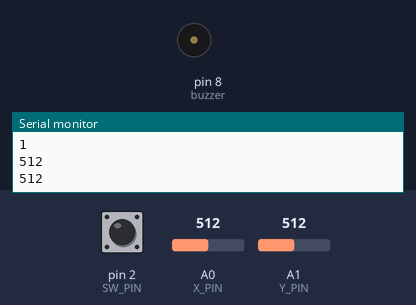
The sketch below on a simulated Arduino Uno, built with avr-gcc and run on an emulated ATmega328P. Shown: buzzer (waves = sounding), the last lines printed to the serial monitor. The test bench sets the inputs (shaded band); at power-on: pin 2 (SW_PIN) HIGH, A0 (X_PIN) = 512, A1 (Y_PIN) = 512.

Above: at 0.5 s.
At 34.16 s:
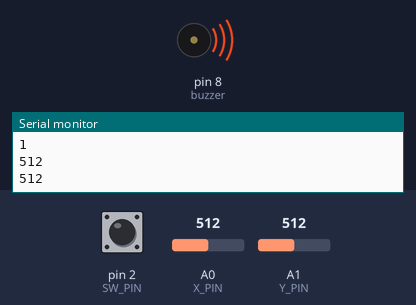
Timing chart, 0 to 34.7 s (numbered marks = the images above):
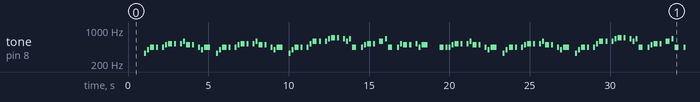

The sketch:

joystick.ino
```cpp
const int X_PIN = 0;
const int Y_PIN = 1;
const int SW_PIN = 2;

const int buzzer = 8;

const float songSpeed = 1.0;

#define NOTE_C4 262
#define NOTE_D4 294
#define NOTE_E4 330
#define NOTE_F4 349
#define NOTE_G4 392
#define NOTE_A4 440
#define NOTE_B4 494
#define NOTE_C5 523
#define NOTE_D5 587
#define NOTE_E5 659
#define NOTE_F5 698
#define NOTE_G5 784
#define NOTE_A5 880
#define NOTE_B5 988


int notes[] = {
    NOTE_E4, NOTE_G4, NOTE_A4, NOTE_A4, 0,
    NOTE_A4, NOTE_B4, NOTE_C5, NOTE_C5, 0,
    NOTE_C5, NOTE_D5, NOTE_B4, NOTE_B4, 0,
    NOTE_A4, NOTE_G4, NOTE_A4, 0,

    NOTE_E4, NOTE_G4, NOTE_A4, NOTE_A4, 0,
    NOTE_A4, NOTE_B4, NOTE_C5, NOTE_C5, 0,
    NOTE_C5, NOTE_D5, NOTE_B4, NOTE_B4, 0,
    NOTE_A4, NOTE_G4, NOTE_A4, 0,

    NOTE_E4, NOTE_G4, NOTE_A4, NOTE_A4, 0,
    NOTE_A4, NOTE_C5, NOTE_D5, NOTE_D5, 0,
    NOTE_D5, NOTE_E5, NOTE_F5, NOTE_F5, 0,
    NOTE_E5, NOTE_D5, NOTE_E5, NOTE_A4, 0,

    NOTE_A4, NOTE_B4, NOTE_C5, NOTE_C5, 0,
    NOTE_D5, NOTE_E5, NOTE_A4, 0,
    NOTE_A4, NOTE_C5, NOTE_B4, NOTE_B4, 0,
    NOTE_C5, NOTE_A4, NOTE_B4, 0,

    NOTE_A4, NOTE_A4,
    //Repeat of first part
    NOTE_A4, NOTE_B4, NOTE_C5, NOTE_C5, 0,
    NOTE_C5, NOTE_D5, NOTE_B4, NOTE_B4, 0,
    NOTE_A4, NOTE_G4, NOTE_A4, 0,

    NOTE_E4, NOTE_G4, NOTE_A4, NOTE_A4, 0,
    NOTE_A4, NOTE_B4, NOTE_C5, NOTE_C5, 0,
    NOTE_C5, NOTE_D5, NOTE_B4, NOTE_B4, 0,
    NOTE_A4, NOTE_G4, NOTE_A4, 0,

    NOTE_E4, NOTE_G4, NOTE_A4, NOTE_A4, 0,
    NOTE_A4, NOTE_C5, NOTE_D5, NOTE_D5, 0,
    NOTE_D5, NOTE_E5, NOTE_F5, NOTE_F5, 0,
    NOTE_E5, NOTE_D5, NOTE_E5, NOTE_A4, 0,

    NOTE_A4, NOTE_B4, NOTE_C5, NOTE_C5, 0,
    NOTE_D5, NOTE_E5, NOTE_A4, 0,
    NOTE_A4, NOTE_C5, NOTE_B4, NOTE_B4, 0,
    NOTE_C5, NOTE_A4, NOTE_B4, 0,

    NOTE_E5, 0, 0, NOTE_F5, 0, 0,
    NOTE_E5, NOTE_E5, 0, NOTE_G5, 0, NOTE_E5, NOTE_D5, 0, 0,
    NOTE_D5, 0, 0, NOTE_C5, 0, 0,
    NOTE_B4, NOTE_C5, 0, NOTE_B4, 0, NOTE_A4,

    NOTE_E5, 0, 0, NOTE_F5, 0, 0,
    NOTE_E5, NOTE_E5, 0, NOTE_G5, 0, NOTE_E5, NOTE_D5, 0, 0,
    NOTE_D5, 0, 0, NOTE_C5, 0, 0,
    NOTE_B4, NOTE_C5, 0, NOTE_B4, 0, NOTE_A4};

int durations[] = {
    125, 125, 250, 125, 125,
    125, 125, 250, 125, 125,
    125, 125, 250, 125, 125,
    125, 125, 375, 125,

    125, 125, 250, 125, 125,
    125, 125, 250, 125, 125,
    125, 125, 250, 125, 125,
    125, 125, 375, 125,

    125, 125, 250, 125, 125,
    125, 125, 250, 125, 125,
    125, 125, 250, 125, 125,
    125, 125, 125, 250, 125,

    125, 125, 250, 125, 125,
    250, 125, 250, 125,
    125, 125, 250, 125, 125,
    125, 125, 375, 375,

    250, 125,
    125, 125, 250, 125, 125,
    125, 125, 250, 125, 125,
    125, 125, 375, 125,

    125, 125, 250, 125, 125,
    125, 125, 250, 125, 125,
    125, 125, 250, 125, 125,
    125, 125, 375, 125,

    125, 125, 250, 125, 125,
    125, 125, 250, 125, 125,
    125, 125, 250, 125, 125,
    125, 125, 125, 250, 125,

    125, 125, 250, 125, 125,
    250, 125, 250, 125,
    125, 125, 250, 125, 125,
    125, 125, 375, 375,

    250, 125, 375, 250, 125, 375,
    125, 125, 125, 125, 125, 125, 125, 125, 375,
    250, 125, 375, 250, 125, 375,
    125, 125, 125, 125, 125, 500,

    250, 125, 375, 250, 125, 375,
    125, 125, 125, 125, 125, 125, 125, 125, 375,
    250, 125, 375, 250, 125, 375,
    125, 125, 125, 125, 125, 500};
//wysyłanie współrzędnych Joysticka
void setup() {
  pinMode(SW_PIN, INPUT);
  digitalWrite(SW_PIN, HIGH);
  Serial.begin(9600);
}

void loop() {
  Serial.println(digitalRead(SW_PIN));
  Serial.println(analogRead(X_PIN));
  Serial.println(analogRead(Y_PIN));
  delay(1000);
  const int totalNotes = sizeof(notes) / sizeof(int);
  for (int i = 0; i < totalNotes; i++)
  {
    const int currentNote = notes[i];
    float wait = durations[i] / songSpeed;
    if (currentNote != 0)
    {
      tone(buzzer, notes[i], wait); // tone(pin, frequency, duration)
    }
    else
    {
      noTone(buzzer);
    }
    delay(wait*1.5);
    Serial.println(digitalRead(SW_PIN));
    Serial.println(analogRead(X_PIN));
    Serial.println(analogRead(Y_PIN));
  }
}
```

Measured:
- by itself, tone on pin 8 (buzzer): plays 330 Hz for 0.13 s, 392 Hz for 0.13 s, 440 Hz for 0.25 s, 440 Hz for 0.13 s, 440 Hz for 0.13 s, 494 Hz for 0.13 s … (360 notes in this stretch)
